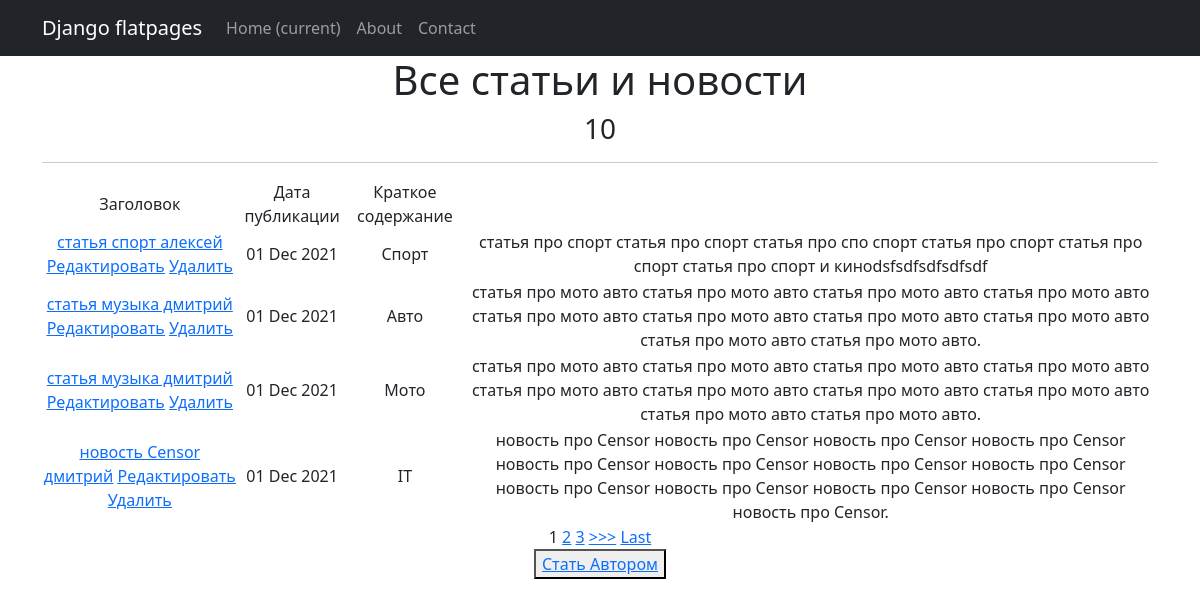
/ (signed in), run on the app's committed database.
### news/models.py (models this page shows, shortened)
class Post(models.Model):
    article = 'AR'
    news = 'NE'
    POSITIONS = [
        (article, 'Статья'),
        (news, 'Новость'),
    ]
    post_user = models.ForeignKey(Author, on_delete=models.CASCADE)
    is_news = models.CharField(max_length=2, choices=POSITIONS, default=news)
    date_create = models.DateTimeField(auto_now_add=True)
    categ = models.ManyToManyField(Category, through="PostCategory")
    heading = models.CharField(max_length=255)
    text = models.TextField()
    rating_post = models.IntegerField(default=0)

class Category(models.Model):
    name_category = models.CharField(unique=True, max_length=50)
    subscr_user = models.ManyToManyField(User, related_name='subscribed_categories')

### news/views.py (the view)
# urls.py: path('', PostList.as_view()),
class PostList(LoginRequiredMixin, ListView):
    model = Post
    template_name = 'news.html'
    context_object_name = "posts"
    paginate_by = 10
    def get_context_data(self, **kwargs):
        context = super().get_context_data(**kwargs)
        context['is_not_authors'] = not self.request.user.groups.filter(name='authors').exists()
        return context

### news/templatetags/custom_filters.py (called while the page is built)
@register.filter(name='Censor')
def censor(text):
    matfur = text
    mathst = ['it', 'cпорт']
    mathf = matfur.replace(' ', ' ').lower().split(' ')
    for ot in mathf:
        if ot in mathst:
            i = ''.join('Censor')
            mathf = [x.replace(ot, i) for x in mathf]
    resault = ' '.join(mathf)
    return resault

### templates/news.html (shortened to what this page needs)
{% extends 'flatpages/default.html' %}
{% load custom_filters %}
{% block content %}
    <h1>Все статьи и новости</h1>
    <h3>{{ posts|length }}</h3>
    <hr>
    {% if posts %}
        <table>
            <tr>
                <td>
                    Заголовок
                </td>
                <td>
                    Дата публикации
                </td>
                <td>
                    Краткое содержание
                </td>
            </tr>
        {% for post in posts %}
            {% for catt in post.categ.all %}
                <tr>
                    <td>
                        <a href="{% url 'product_detail' post.id %}">{{ post.heading|Censor }}</a>
                        <a href="{% url 'product_update' post.id %}"><u>Редактировать</u></a>
                        <a href="{% url 'product_delete' post.id %}"><u> Удалить </u></a>
                    </td>
                    <td>
                        {{ post.date_create|date:'d M Y' }}
                    </td>
                    <td>
                        {{ catt.name_category }}
                    </td>
                    <td>
                        {{ post.text|Censor }}
                    </td>
                </tr>
            {% endfor %}
        {% endfor %}
        </table>
        {% if is_paginated %}
            {% for num in page_obj.paginator.page_range %}
                {% if page_obj.number == num %}
                    <a>{{ num }}</a>
                {% elif num > page_obj.number|add:'-3' and num < page_obj.number|add:'3' %}
                    <a href="?page={{ num }}">{{ num }}</a>
                {% endif %}
            {% endfor %}
            {% if page_obj.has_next %}
                <a href="?page={{ page_obj.next_page_number }}">>>></a>
                <a href="?page={{ page_obj.paginator.num_pages }}">Last</a>
            {% endif %}
        {% endif %}
    {% else %}
        <h2>Товаров нет!</h2>
    {% endif %}
    <br>
    {% if is_not_authors %}
        <button> <a href="/news/upgrade/">Стать Автором</a> </button>
    {% endif %}
{% endblock content %}

### templates/flatpages/default.html (shortened to what this page needs)
<!DOCTYPE html>
<html lang="en">
    <head>
        {% load static %}
        <link href="{% static 'css/styles.css' %}" rel="stylesheet" />
    </head>
    <body>
        <nav class="navbar navbar-expand-lg navbar-dark bg-dark static-top">
           <div class="container">
               <a class="navbar-brand" href="#">Django flatpages</a>
               <div class="collapse navbar-collapse" id="navbarResponsive">
                   <ul class="navbar-nav ml-auto">
                       <li class="nav-item active">
                           <a class="nav-link" href="#">Home
                               <span class="sr-only">(current)</span>
                           </a>
                       </li>
                       <li class="nav-item">
                           <a class="nav-link" href="/about/">About</a>
                       </li>
                       <li class="nav-item">
                           <a class="nav-link" href="/contacts/">Contact</a>
                       </li>
                   </ul>
               </div>
           </div>
        </nav>
        <div class="container">
            <div class="row">
                <div class="col-lg-12 text-center">
                    {% block content %}{% endblock content %}
                </div>
            </div>
        </div>
    </body>
</html>

### data on the page
Post: heading|Censor "статья спорт алексей", date_create "01 Dec 2021", text|Censor "статья про спорт статья про спорт статья про спо спорт статья про спорт статья про спорт статья про спорт и киноdsfsdfsdfsdfsdf"
Category: name_category "Спорт"
Post: heading|Censor "статья музыка дмитрий", date_create "01 Dec 2021", text|Censor "статья про мото авто статья про мото авто статья про мото авто статья про мото авто статья про мото авто статья про мото авто статья про мото авто статья про мото авто статья про мото авто статья про мото авто."
Category: name_category "Авто"
Category: name_category "Мото"
Post: heading|Censor "новость Censor дмитрий", date_create "01 Dec 2021", text|Censor "новость про Censor новость про Censor новость про Censor новость про Censor новость про Censor новость про Censor новость про Censor новость про Censor новость про Censor новость про Censor новость про Censor новость про Censor новость про Censor."
Category: name_category "IT"

### other printed values
{{ posts|length }} "10"
{{ num }} "1"
{{ num }} "2" "3"
